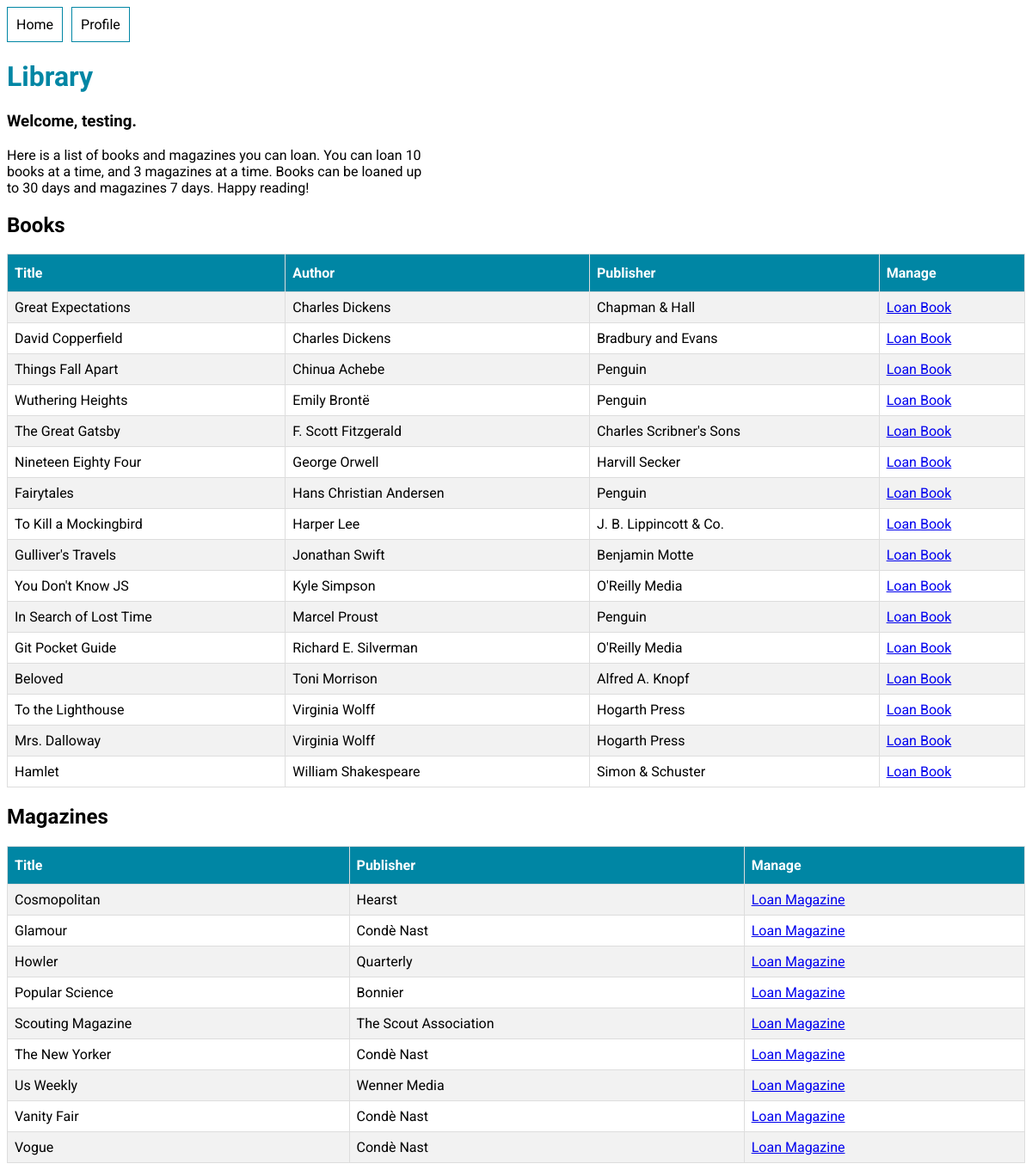
Page /library/ (signed in) on the committed database.
### library_app/models.py (models this page shows, shortened)
class Book(models.Model):
    title = models.CharField(max_length=200)
    author = models.CharField(max_length=200)
    publisher = models.CharField(max_length=200)
    is_available = models.BooleanField(default=True)

class Magazine(models.Model):
    title = models.CharField(max_length=200)
    publisher = models.CharField(max_length=200)
    is_available = models.BooleanField(default=True)

### library_app/views.py (the view)
# urls.py: path("", views.index, name="index"),
@login_required
def index(request):
    books = Book.objects.filter(is_available = True).order_by('author')
    magazines = Magazine.objects.filter(is_available = True).order_by('title')
    context = {"books": books, "magazines": magazines}
    return render(request, "library_app/index.html", context)

### templates/library_app/index.html (shortened to what this page needs)
{% extends "base.html" %}
{% block content %}
<h1>Library</h1>
<h3>Welcome, {{user.username}}.</h3>
<p id="intro">
Here is a list of books and magazines you can loan.
You can loan 10 books at a time, and 3 magazines at a time.
Books can be loaned up to 30 days and magazines 7 days. Happy reading!
</p>
<div id="items-list">
    {% if books.count %}
        <h2>Books</h2>
        <table>
            <tr>
                <th>Title</th>
                <th>Author</th>
                <th>Publisher</th>
                <th>Manage</th>
            </tr>
            {% for book in books %}
                <tr>
                    <td>{{book.title}}</td>
                    <td>{{book.author}}</td>
                    <td>{{book.publisher}}</td>
                    <td><a href="{% url "user_app:loan_item" "book" book.id%}">Loan Book</a></td>
                </tr>
            {% endfor %}
        </table>
    {% else %}
        <p>Currently no books to loan. Come back soon!</p>
    {% endif %}
    <h2>Magazines</h2>
    {% if magazines.count %}
        <table>
            <tr>
                <th>Title</th>
                <th>Publisher</th>
                <th>Manage</th>
            </tr>
            {% for magazine in magazines %}
                <tr>
                    <td>{{magazine.title}}</td>
                    <td>{{magazine.publisher}}</td>
                    <td><a href="{% url "user_app:loan_item" "magazine" magazine.id%}">Loan Magazine</a></td>
                </tr>
            {% endfor %}
        </table>
    {% else %}
        <p>Currently no magazines to loan. Come back soon!</p>
    {% endif %}
</div>
{% endblock content %}

### static/style.css (style rules this page uses)
* { font-family: "Roboto", helvetica, arial, sans-serif; }
#intro { width: 500px; }
h1 { color: rgb(0, 134, 164); }
table { border-collapse: collapse; width: 100%; }
td, th { border: 1px solid #ddd; padding: 8px; }
th { padding-top: 12px; padding-bottom: 12px; text-align: left; background-color: rgb(0, 134, 164); color: white; }
tr:nth-child(even) { background-color: #f2f2f2; }

### rows in the picture
Book: title "Great Expectations", author "Charles Dickens", publisher "Chapman & Hall"
Book: title "David Copperfield", author "Charles Dickens", publisher "Bradbury and Evans"
Book: title "Things Fall Apart", author "Chinua Achebe", publisher "Penguin"
Book: title "Wuthering Heights", author "Emily Brontë", publisher "Penguin"
Book: title "The Great Gatsby", author "F. Scott Fitzgerald", publisher "Charles Scribner's Sons"
Book: title "Nineteen Eighty Four", author "George Orwell", publisher "Harvill Secker"
Book: title "Fairytales", author "Hans Christian Andersen", publisher "Penguin"
Book: title "To Kill a Mockingbird", author "Harper Lee", publisher "J. B. Lippincott & Co."
Book: title "Gulliver's Travels", author "Jonathan Swift", publisher "Benjamin Motte"
Book: title "You Don't Know JS", author "Kyle Simpson", publisher "O'Reilly Media"
Book: title "In Search of Lost Time", author "Marcel Proust", publisher "Penguin"
Book: title "Git Pocket Guide", author "Richard E. Silverman", publisher "O'Reilly Media"
Book: title "Beloved", author "Toni Morrison", publisher "Alfred A. Knopf"
Book: title "To the Lighthouse", author "Virginia Wolff", publisher "Hogarth Press"
Book: title "Mrs. Dalloway", author "Virginia Wolff", publisher "Hogarth Press"
Book: title "Hamlet", author "William Shakespeare", publisher "Simon & Schuster"
Magazine: title "Cosmopolitan", publisher "Hearst"
Magazine: title "Glamour", publisher "Condè Nast"
Magazine: title "Howler", publisher "Quarterly"
Magazine: title "Popular Science", publisher "Bonnier"
Magazine: title "Scouting Magazine", publisher "The Scout Association"
Magazine: title "The New Yorker", publisher "Condè Nast"
Magazine: title "Us Weekly", publisher "Wenner Media"
Magazine: title "Vanity Fair", publisher "Condè Nast"
Magazine: title "Vogue", publisher "Condè Nast"

### other values in the picture
{{ user.username }} "testing"
